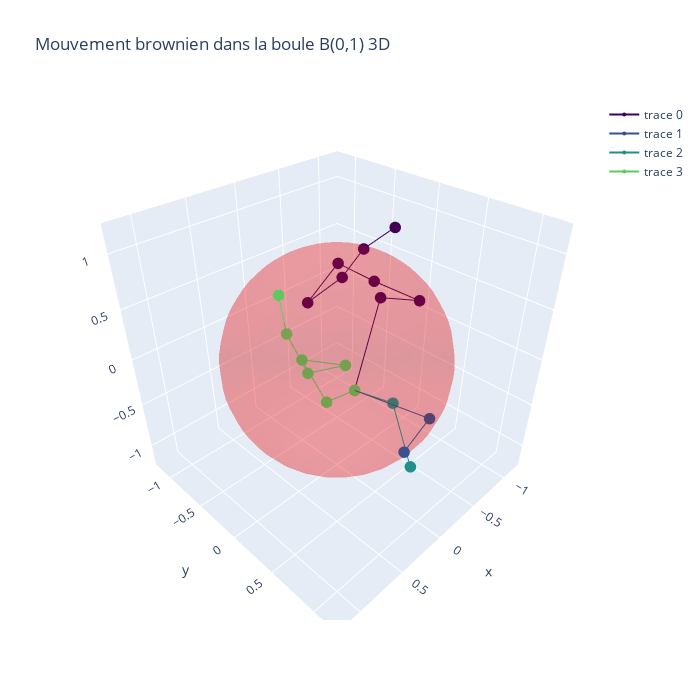

Notebook code cell kept with this figure:
### Code cell
from mpl_toolkits.mplot3d import Axes3D

#Parameters
x = (0.2, 0.4, 0)
step = 10e-2
N = 1000
dim = 3

#Data
data = []
for i in range(4):
    X = brownian_motion_Md(N, x, step, rng, dim)
    X_arr = np.array(X)
    data.append(X_arr)


#Utils
def rgba_from_tuple(tup):
    """Convert a RGBA tuple matplotlib (0-1) in string 'rgba(r,g,b,a)' for Plotly"""
    r, g, b, a = tup
    return f'rgba({int(r*255)},{int(g*255)},{int(b*255)},{a})'

#Plotly figures
steps = np.arange(len(X))
cmap = plt.get_cmap('viridis')
colors_plotly = [rgba_from_tuple(cmap(i/len(data))) for i in range(len(data))]
colors_matplotlib = [cmap(i/len(data)) for i in range(len(data))]

fig = go.Figure()


for traj_idx, traj in enumerate(data):
    steps = np.arange(len(traj))
    fig.add_trace(go.Scatter3d(
        x=traj[:,0],
        y=traj[:,1],
        z=traj[:,2],
        mode='markers+lines',
        marker=dict(size=4, color=colors_plotly[traj_idx]),
        line=dict(color=colors_plotly[traj_idx]),
        text=[f"Step {s}" for s in steps],
        hoverinfo='text'
    ))


phi, theta = np.mgrid[0:np.pi:30j, 0:2*np.pi:30j]
x_sphere = np.sin(phi) * np.cos(theta)
y_sphere = np.sin(phi) * np.sin(theta)
z_sphere = np.cos(phi)

fig.add_trace(go.Surface(
    x=x_sphere,
    y=y_sphere,
    z=z_sphere,
    opacity=0.2,
    colorscale=[[0, 'red'], [1, 'red']],
    showscale=False,
    name='Boule unité'
))

fig.update_layout(
    width=700,
    height=700,
    scene=dict(
        xaxis=dict(range=[-1.25,1.25]),
        yaxis=dict(range=[-1.25,1.25]),
        zaxis=dict(range=[-1.25,1.25]),
        aspectmode='cube'
    ),
    title="Mouvement brownien dans la boule B(0,1) 3D"
)
fig.show()


#Matplotlib figures
fig = plt.figure(figsize=(8,8))
ax = fig.add_subplot(111, projection='3d')


for traj_idx, traj in enumerate(data):
    ax.plot(traj[:,0], traj[:,1], traj[:,2],
            color=colors_matplotlib[traj_idx],
            marker='o',
            markersize=4,
            label=f'Trajectory {traj_idx+1}')


phi, theta = np.mgrid[0:np.pi:30j, 0:2*np.pi:30j]
x_sphere = np.sin(phi) * np.cos(theta)
y_sphere = np.sin(phi) * np.sin(theta)
z_sphere = np.cos(phi)
ax.plot_surface(x_sphere, y_sphere, z_sphere, color='red', alpha=0.2, zorder=0)


ax.set_xlim([-1.25,1.25])
ax.set_ylim([-1.25,1.25])
ax.set_zlim([-1.25,1.25])
ax.set_box_aspect([1,1,1])  # aspect cube

ax.set_title("Mouvement brownien dans la boule B(0,1) 3D")
ax.set_xlabel("X")
ax.set_ylabel("Y")
ax.set_zlabel("Z")

ax.legend()
plt.show()

### Figure 1 — Plotly figure (JSON) as saved in the notebook; plotly's stock layout.template omitted (floating-point values rounded to 4 significant figures; data arrays with more than 128 entries replaced by an {"elided": "..."} marker saying what was removed)
{"data": [{"hoverinfo": "text", "line": {"color": "rgba(68,1,84,1.0)"}, "marker": {"color": "rgba(68,1,84,1.0)", "size": 4}, "mode": "markers+lines", "text": ["Step 0", "Step 1", "Step 2", "Step 3", "Step 4", "Step 5", "Step 6", "Step 7", "Step 8"], "type": "scatter3d", "x": [0.2, -0.5114, -0.5255, -0.278, -0.04759, 0.1315, -0.243, -0.4936, -0.2981], "y": [0.4, 0.02199, 0.4301, 0.1452, -0.03713, -0.2109, -0.1836, -0.1752, 0.3156], "z": [0.0, 0.419, 0.549, 0.7146, 0.8916, 0.5365, 0.6399, 0.8204, 1.224]}, {"hoverinfo": "text", "line": {"color": "rgba(58,82,139,1.0)"}, "marker": {"color": "rgba(58,82,139,1.0)", "size": 4}, "mode": "markers+lines", "text": ["Step 0", "Step 1", "Step 2"], "type": "scatter3d", "x": [0.2, -0.1166, 0.2138], "y": [0.4, 0.9324, 0.9539], "z": [0.0, -0.1679, -0.2982]}, {"hoverinfo": "text", "line": {"color": "rgba(32,144,140,1.0)"}, "marker": {"color": "rgba(32,144,140,1.0)", "size": 4}, "mode": "markers+lines", "text": ["Step 0", "Step 1", "Step 2"], "type": "scatter3d", "x": [0.2, -0.3716, -0.06576], "y": [0.4, 0.3457, 0.8254], "z": [0.0, -0.4931, -0.7451]}, {"hoverinfo": "text", "line": {"color": "rgba(94,201,97,1.0)"}, "marker": {"color": "rgba(94,201,97,1.0)", "size": 4}, "mode": "markers+lines", "text": ["Step 0", "Step 1", "Step 2", "Step 3", "Step 4", "Step 5", "Step 6"], "type": "scatter3d", "x": [0.2, 0.2955, 0.5404, 0.3879, 0.6396, 0.603, 0.8087], "y": [0.4, 0.1706, 0.1584, 0.4744, 0.333, 0.06865, 0.2564], "z": [0.0, -0.1987, 0.3514, 0.3822, 0.3665, 0.5759, 1.062]}, {"colorscale": [[0, "red"], [1, "red"]], "name": "Boule unité", "opacity": 0.2, "showscale": false, "type": "surface", "x": {"elided": "30x30 float values"}, "y": {"elided": "30x30 float values"}, "z": {"elided": "30x30 float values"}}], "layout": {"height": 700, "scene": {"aspectmode": "cube", "xaxis": {"range": [-1.25, 1.25]}, "yaxis": {"range": [-1.25, 1.25]}, "zaxis": {"range": [-1.25, 1.25]}}, "title": {"text": "Mouvement brownien dans la boule B(0,1) 3D"}, "width": 700}}
